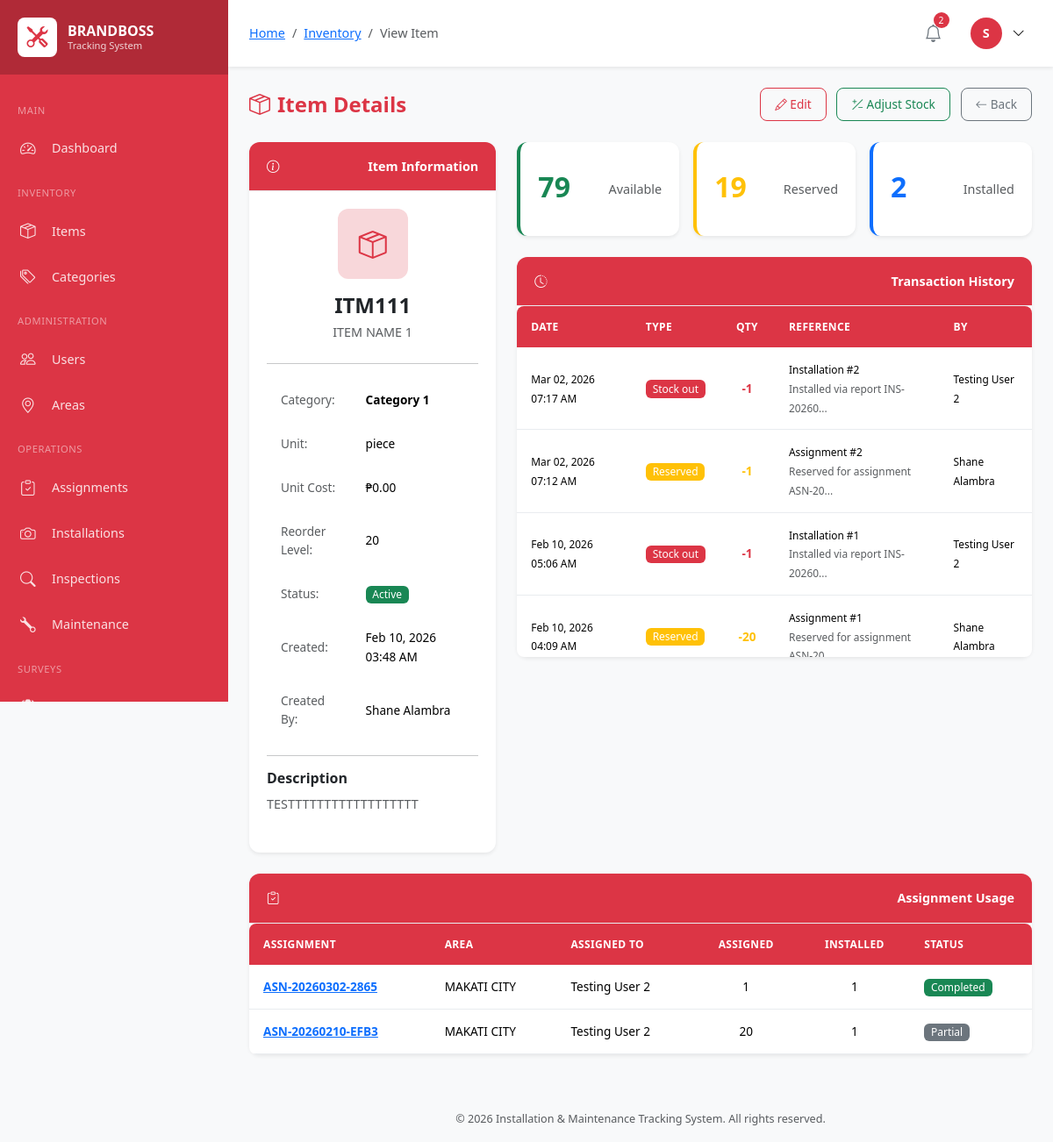
The app's page /modules/inventory/view.php?id=1 (signed in) with its own data.
### tables this page shows
CREATE TABLE `users` (
  `id` int(10) UNSIGNED NOT NULL,
  `employee_id` varchar(50) NOT NULL,
  `username` varchar(100) NOT NULL,
  `password` varchar(255) NOT NULL,
  `email` varchar(150) NOT NULL,
  `full_name` varchar(200) NOT NULL,
  `phone` varchar(20) DEFAULT NULL,
  `role` enum('super_admin','user_1','user_2','user_3','user_4') NOT NULL,
  `profile_image` varchar(255) DEFAULT NULL,
  `status` enum('active','inactive','suspended') DEFAULT 'active',
  `last_login` datetime DEFAULT NULL,
  `created_by` int(10) UNSIGNED DEFAULT NULL,
  `created_at` timestamp NOT NULL DEFAULT current_timestamp(),
  `updated_at` timestamp NOT NULL DEFAULT current_timestamp() ON UPDATE current_timestamp()
);

CREATE TABLE `inventory_items` (
  `id` int(10) UNSIGNED NOT NULL,
  `item_code` varchar(50) NOT NULL,
  `item_name` varchar(200) NOT NULL,
  `category_id` int(10) UNSIGNED NOT NULL,
  `description` text DEFAULT NULL,
  `unit` varchar(50) DEFAULT 'piece',
  `quantity_available` int(10) UNSIGNED DEFAULT 0,
  `quantity_reserved` int(10) UNSIGNED DEFAULT 0,
  `quantity_installed` int(10) UNSIGNED DEFAULT 0,
  `reorder_level` int(10) UNSIGNED DEFAULT 10,
  `unit_cost` decimal(12,2) DEFAULT 0.00,
  `status` enum('active','inactive','discontinued') DEFAULT 'active',
  `created_by` int(10) UNSIGNED NOT NULL,
  `created_at` timestamp NOT NULL DEFAULT current_timestamp(),
  `updated_at` timestamp NOT NULL DEFAULT current_timestamp() ON UPDATE current_timestamp()
);

CREATE TABLE `item_categories` (
  `id` int(10) UNSIGNED NOT NULL,
  `category_name` varchar(150) NOT NULL,
  `description` text DEFAULT NULL,
  `status` enum('active','inactive') DEFAULT 'active',
  `created_at` timestamp NOT NULL DEFAULT current_timestamp(),
  `updated_at` timestamp NOT NULL DEFAULT current_timestamp() ON UPDATE current_timestamp()
);

CREATE TABLE `inventory_transactions` (
  `id` bigint(20) UNSIGNED NOT NULL,
  `item_id` int(10) UNSIGNED NOT NULL,
  `transaction_type` enum('stock_in','stock_out','reserved','released','adjustment') NOT NULL,
  `quantity` int(11) NOT NULL,
  `reference_type` enum('purchase','assignment','installation','maintenance','adjustment','return') DEFAULT NULL,
  `reference_id` bigint(20) UNSIGNED DEFAULT NULL,
  `notes` text DEFAULT NULL,
  `created_by` int(10) UNSIGNED NOT NULL,
  `created_at` timestamp NOT NULL DEFAULT current_timestamp()
);

CREATE TABLE `assignment_items` (
  `id` bigint(20) UNSIGNED NOT NULL,
  `assignment_id` bigint(20) UNSIGNED NOT NULL,
  `item_id` int(10) UNSIGNED NOT NULL,
  `quantity_assigned` int(10) UNSIGNED NOT NULL,
  `quantity_installed` int(10) UNSIGNED DEFAULT 0,
  `status` enum('pending','partial','completed') DEFAULT 'pending',
  `created_at` timestamp NOT NULL DEFAULT current_timestamp(),
  `updated_at` timestamp NOT NULL DEFAULT current_timestamp() ON UPDATE current_timestamp()
);

CREATE TABLE `assignments` (
  `id` bigint(20) UNSIGNED NOT NULL,
  `assignment_code` varchar(50) NOT NULL,
  `assigned_to` int(10) UNSIGNED NOT NULL,
  `area_id` int(10) UNSIGNED NOT NULL,
  `assignment_date` date NOT NULL,
  `due_date` date DEFAULT NULL,
  `priority` enum('low','normal','high','urgent') DEFAULT 'normal',
  `status` enum('pending','in_progress','completed','cancelled') DEFAULT 'pending',
  `notes` text DEFAULT NULL,
  `assigned_by` int(10) UNSIGNED NOT NULL,
  `completed_at` datetime DEFAULT NULL,
  `created_at` timestamp NOT NULL DEFAULT current_timestamp(),
  `updated_at` timestamp NOT NULL DEFAULT current_timestamp() ON UPDATE current_timestamp()
);

CREATE TABLE `installation_areas` (
  `id` int(10) UNSIGNED NOT NULL,
  `area_code` varchar(50) NOT NULL,
  `area_name` varchar(200) NOT NULL,
  `address` text DEFAULT NULL,
  `city` varchar(100) DEFAULT NULL,
  `province` varchar(100) DEFAULT NULL,
  `region` varchar(100) DEFAULT NULL,
  `latitude` decimal(10,8) DEFAULT NULL,
  `longitude` decimal(11,8) DEFAULT NULL,
  `status` enum('active','inactive') DEFAULT 'active',
  `created_at` timestamp NOT NULL DEFAULT current_timestamp(),
  `updated_at` timestamp NOT NULL DEFAULT current_timestamp() ON UPDATE current_timestamp()
);

### modules/inventory/view.php (the view, shortened to what the rows shown need)
<?php
require_once '../../includes/header.php';
$db = Database::getInstance();
$itemId = intval($_GET['id'] ?? 0);
$item = $db->fetch(
    "SELECT i.*, c.category_name, u.full_name as created_by_name
     FROM inventory_items i
     LEFT JOIN item_categories c ON i.category_id = c.id
     LEFT JOIN users u ON i.created_by = u.id
     WHERE i.id = ?",
    [$itemId]
);
$transactions = $db->fetchAll(
    "SELECT it.*, u.full_name as created_by_name
     FROM inventory_transactions it
     LEFT JOIN users u ON it.created_by = u.id
     WHERE it.item_id = ?
     ORDER BY it.created_at DESC
     LIMIT 50",
    [$itemId]
);
$assignments = $db->fetchAll(
    "SELECT ai.*, a.assignment_code, a.status as assignment_status,
            ia.area_name, u.full_name as assigned_to_name
     FROM assignment_items ai
     JOIN assignments a ON ai.assignment_id = a.id
     JOIN installation_areas ia ON a.area_id = ia.id
     JOIN users u ON a.assigned_to = u.id
     WHERE ai.item_id = ?
     ORDER BY a.created_at DESC
     LIMIT 20",
    [$itemId]
);
?>
<div class="d-flex justify-content-between align-items-center mb-4">
    <h1 class="page-title mb-0">
        <i class="bi bi-box-seam me-2"></i>Item Details
    </h1>
</div>
<div class="row">
    <div class="col-lg-4 mb-4">
        <div class="card h-100">
            <div class="card-body">
                <div class="text-center mb-4">
                    <div class="stats-icon mx-auto mb-3" style="width: 80px; height: 80px; font-size: 2rem;">
                        <i class="bi bi-box-seam"></i>
                    </div>
                    <h4 class="mb-1"><?php echo clean($item['item_code']); ?></h4>
                    <p class="text-muted mb-0"><?php echo clean($item['item_name']); ?></p>
                </div>
                <hr>
                <table class="table table-sm table-borderless">
                    <tr>
                        <td><strong><?php echo clean($item['category_name']); ?></strong></td>
                    </tr>
                    <tr>
                        <td class="text-muted">Unit:</td>
                        <td><?php echo clean($item['unit']); ?></td>
                    </tr>
                    <tr>
                        <td class="text-muted">Unit Cost:</td>
                        <td><?php echo formatCurrency($item['unit_cost']); ?></td>
                    </tr>
                    <tr>
                        <td class="text-muted">Reorder Level:</td>
                        <td><?php echo number_format($item['reorder_level']); ?></td>
                    </tr>
                    <tr>
                        <td><?php echo statusBadge($item['status']); ?></td>
                    </tr>
                    <tr>
                        <td class="text-muted">Created:</td>
                        <td><?php echo formatDateTime($item['created_at']); ?></td>
                    </tr>
                    <tr>
                        <td class="text-muted">Created By:</td>
                        <td><?php echo clean($item['created_by_name']); ?></td>
                    </tr>
                </table>
                <?php if ($item['description']): ?>
                <hr>
                <h6>Description</h6>
                <p class="text-muted mb-0"><?php echo nl2br(clean($item['description'])); ?></p>
                <?php endif; ?>
            </div>
        </div>
    </div>
    <div class="col-lg-8 mb-4">
        <div class="row g-3 mb-4">
            <div class="col-md-4">
                <div class="card stats-card h-100" style="border-left-color: #198754;">
                    <div class="card-body text-center">
                        <h2 class="mb-1" style="color: #198754;"><?php echo number_format($item['quantity_available']); ?></h2>
                        <p class="text-muted mb-0">Available</p>
                    </div>
                </div>
            </div>
            <div class="col-md-4">
                <div class="card stats-card h-100" style="border-left-color: #ffc107;">
                    <div class="card-body text-center">
                        <h2 class="mb-1" style="color: #ffc107;"><?php echo number_format($item['quantity_reserved']); ?></h2>
                        <p class="text-muted mb-0">Reserved</p>
                    </div>
                </div>
            </div>
            <div class="col-md-4">
                <div class="card stats-card h-100" style="border-left-color: #0d6efd;">
                    <div class="card-body text-center">
                        <h2 class="mb-1" style="color: #0d6efd;"><?php echo number_format($item['quantity_installed']); ?></h2>
                        <p class="text-muted mb-0">Installed</p>
                    </div>
                </div>
            </div>
        </div>
        <div class="card">
            <div class="card-body p-0">
                <div class="table-responsive" style="max-height: 400px; overflow-y: auto;">
                    <table class="table table-hover mb-0">
                        <thead class="sticky-top bg-light">
                            <tr>
                                <th>Date</th>
                                <th>Type</th>
                                <th class="text-center">Qty</th>
                                <th>Reference</th>
                                <th>By</th>
                            </tr>
                        </thead>
                        <tbody>
                            <?php if (empty($transactions)): ?>
                            <tr>
                                <td colspan="5" class="text-center text-muted py-4">No transactions yet</td>
                            </tr>
                            <?php else: ?>
                            <?php foreach ($transactions as $trans): ?>
                            <?php
                            $typeColors = [
                                'stock_in' => 'success',
                                'stock_out' => 'danger',
                                'reserved' => 'warning',
                                'released' => 'info',
                                'adjustment' => 'secondary'
                            ];
                            $typeColor = $typeColors[$trans['transaction_type']] ?? 'secondary';
                            $qtyPrefix = in_array($trans['transaction_type'], ['stock_in', 'released']) ? '+' : '-';
                            ?>
                            <tr>
                                <td>
                                    <small><?php echo formatDateTime($trans['created_at']); ?></small>
                                </td>
                                <td>
                                    <span class="badge bg-<?php echo $typeColor; ?>">
                                        <?php echo ucfirst(str_replace('_', ' ', $trans['transaction_type'])); ?>
                                    </span>
                                </td>
                                <td class="text-center">
                                    <strong class="text-<?php echo $typeColor; ?>">
                                        <?php echo $qtyPrefix . number_format($trans['quantity']); ?>
                                    </strong>
                                </td>
                                <td>
                                    <small>
                                        <?php echo ucfirst($trans['reference_type'] ?? '-'); ?>
                                        <?php if ($trans['reference_id']): ?>
                                        #<?php echo $trans['reference_id']; ?>
                                        <?php endif; ?>
                                    </small>
                                    <?php if ($trans['notes']): ?>
                                    <br><small class="text-muted"><?php echo clean(truncate($trans['notes'], 30)); ?></small>
                                    <?php endif; ?>
                                </td>
                                <td><small><?php echo clean($trans['created_by_name']); ?></small></td>
                            </tr>
                            <?php endforeach; ?>
                            <?php endif; ?>
                        </tbody>
                    </table>
                </div>
            </div>
        </div>
    </div>
</div>
<?php if (!empty($assignments)): ?>
<div class="card">
    <div class="card-body p-0">
        <div class="table-responsive">
            <table class="table table-hover mb-0">
                <thead>
                    <tr>
                        <th>Assignment</th>
                        <th>Area</th>
                        <th>Assigned To</th>
                        <th class="text-center">Assigned</th>
                        <th class="text-center">Installed</th>
                        <th>Status</th>
                    </tr>
                </thead>
                <tbody>
                    <?php foreach ($assignments as $assign): ?>
                    <tr>
                        <td>
                            <a href="../assignments/view.php?id=<?php echo $assign['assignment_id']; ?>">
                                <strong><?php echo clean($assign['assignment_code']); ?></strong>
                            </a>
                        </td>
                        <td><?php echo clean($assign['area_name']); ?></td>
                        <td><?php echo clean($assign['assigned_to_name']); ?></td>
                        <td class="text-center"><?php echo number_format($assign['quantity_assigned']); ?></td>
                        <td class="text-center"><?php echo number_format($assign['quantity_installed']); ?></td>
                        <td><?php echo statusBadge($assign['status']); ?></td>
                    </tr>
                    <?php endforeach; ?>
                </tbody>
            </table>
        </div>
    </div>
</div>
<?php endif; ?>
<?php require_once '../../includes/footer.php'; ?>

### includes/header.php (shortened to what the rows shown need)
<?php
require_once __DIR__ . '/../classes/Database.php';
require_once __DIR__ . '/../classes/Auth.php';
require_once __DIR__ . '/helpers.php';
$auth = Auth::getInstance();
$auth->requireAuth();
$currentUser = $auth->user();
?>
<!DOCTYPE html>
<html lang="en">
<head>
    <link href="https://cdn.jsdelivr.net/npm/bootstrap@5.3.2/dist/css/bootstrap.min.css" rel="stylesheet">
    <link href="https://cdn.jsdelivr.net/npm/bootstrap-icons@1.11.1/font/bootstrap-icons.css" rel="stylesheet">
    <link href="https://cdn.datatables.net/1.13.6/css/dataTables.bootstrap5.min.css" rel="stylesheet">
    <link href="<?php echo APP_URL; ?>/assets/css/style.css" rel="stylesheet">
    <link href="https://unpkg.com/leaflet@1.9.4/dist/leaflet.css" rel="stylesheet">
</head>
<body>
    <main class="main-content">
        <header class="top-navbar">
            <div class="navbar-right">
                <div class="dropdown user-dropdown">
                    <button class="user-btn" data-bs-toggle="dropdown">
                        <div class="user-avatar">
                            <?php echo strtoupper(substr($currentUser['full_name'], 0, 1)); ?>
                        </div>
                        <i class="bi bi-chevron-down ms-1"></i>
                    </button>
                </div>
            </div>
        </header>
        <div class="content-area">

### includes/helpers.php (shortened to what the rows shown need)
<?php
function clean($data) {
    return htmlspecialchars(trim($data), ENT_QUOTES, 'UTF-8');
}
function formatDateTime(?string $datetime, string $format = 'M d, Y h:i A'): string {
    return date($format, strtotime($datetime));
}
function formatCurrency(float $amount, string $symbol = '₱'): string {
    return $symbol . number_format($amount, 2);
}
function statusBadge(string $status): string {
    $color = STATUS_COLORS[$status] ?? 'secondary';
    $label = ucwords(str_replace('_', ' ', $status));
    return "<span class=\"badge bg-{$color}\">{$label}</span>";
}
function truncate(string $text, int $length = 50, string $suffix = '...'): string {
    if (strlen($text) <= $length) return $text;
    return substr($text, 0, $length) . $suffix;
}

### records on screen
users: full_name "S"
inventory_items: item_code "ITM111", item_name "ITEM NAME 1", category.category_name "Category 1", unit "piece", unit_cost "₱0.00", reorder_level "20", status "Active", created_at "Feb 10, 2026 03:48 AM", users.full_name "Shane Alambra", description "TESTTTTTTTTTTTTTTTTTT", quantity_available "79", quantity_reserved "19", quantity_installed "2"
inventory_transactions: created_at "Mar 02, 2026 07:17 AM", transaction_type "Stock out", transaction_type "-", quantity "1", reference_type "Installation", reference "2", notes "Installed via report INS-20260...", users.full_name "Testing User 2"
inventory_transactions: created_at "Mar 02, 2026 07:12 AM", transaction_type "Reserved", transaction_type "-", quantity "1", reference_type "Assignment", reference "2", notes "Reserved for assignment ASN-20...", users.full_name "Shane Alambra"
inventory_transactions: created_at "Feb 10, 2026 05:06 AM", transaction_type "Stock out", transaction_type "-", quantity "1", reference_type "Installation", reference "1", notes "Installed via report INS-20260...", users.full_name "Testing User 2"
inventory_transactions: created_at "Feb 10, 2026 04:09 AM", transaction_type "Reserved", transaction_type "-", quantity "20", reference_type "Assignment", reference "1", notes "Reserved for assignment…", users.full_name "Shane Alambra"
assignment_items: assignment.assignment_code "ASN-20260302-2865", installation_areas.area_name "MAKATI CITY", users.full_name "Testing User 2", quantity_assigned "1", quantity_installed "1", status "Completed"
assignment_items: assignment.assignment_code "ASN-20260210-EFB3", installation_areas.area_name "MAKATI CITY", users.full_name "Testing User 2", quantity_assigned "20", quantity_installed "1", status "Partial"

### other values on screen
$crumb['title'] "Inventory"
$crumb['title'] "View Item"
$notificationCount "2"
APP_NAME "Installation & Maintenance Tracking System"
